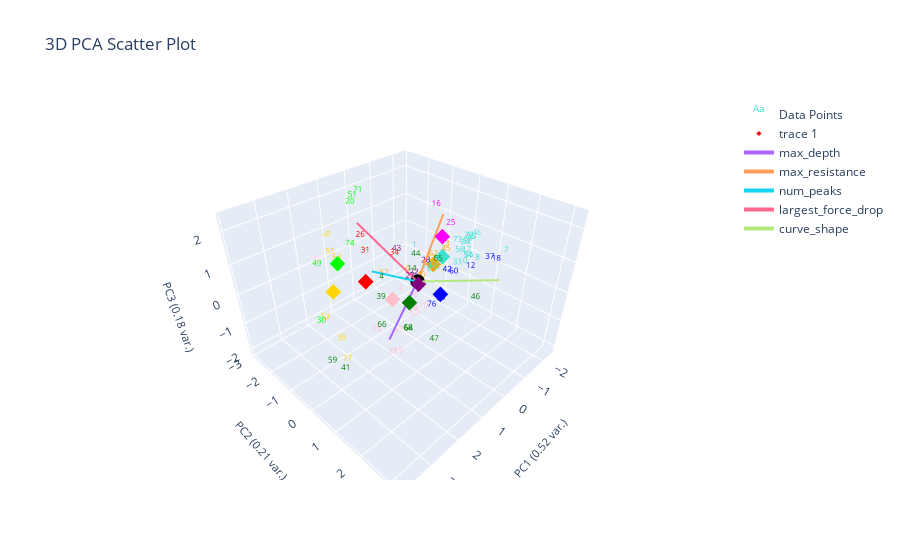

The notebook cell saved with this chart:
### Markdown cell above
# Plot Un-corrected Labeling

### Code cell
plotting.plot_clusters_seperately(pseudo_labeled_data[f'pseudo_{ylabel_name}_nums'],
                                  curve_data, ylabel_name, cluster_category_names=list(ylabel_to_cluster_num.keys()),
                                  pseudo_corrections=marions_labeled_data)
plotting.plot_clusters_seperately(pseudo_labeled_data[f'pseudo_{ylabel_name}_nums'],
                                  curve_data, ylabel_name, cluster_category_names=list(ylabel_to_cluster_num.keys()),)
plotting.plot_clusters_seperately(pseudo_labeled_data[f'pseudo_{ylabel_name}_nums'],
                                  curve_data, ylabel_name, cluster_category_names=list(ylabel_to_cluster_num.keys()),
                                  bold_idxs=marions_labeled_data.index)
plotting.plot_pca(pseudo_labeled_data, pseudo_labeled_data[f'pseudo_{ylabel_name}_nums'], graph_title="Clustering Un-corrected Pseudo Labeled Data", num_pc=3, ylabel_name=ylabel_name, centroids=label_centroids)

### Figure 1 — Plotly figure (JSON) as saved in the notebook; plotly's stock layout.template omitted (floating-point values rounded to 4 significant figures)
{"data": [{"mode": "text", "name": "Data Points", "text": ["0", "1", "2", "3", "4", "5", "6", "7", "8", "9", "10", "11", "12", "13", "14", "15", "16", "17", "18", "19", "20", "21", "22", "23", "24", "25", "26", "27", "28", "29", "30", "31", "32", "33", "34", "35", "36", "37", "38", "39", "40", "41", "42", "43", "44", "45", "46", "47", "48", "49", "50", "51", "52", "53", "54", "55", "56", "57", "58", "59", "60", "61", "62", "63", "64", "65", "66", "67", "68", "69", "70", "71", "72", "73", "74", "75", "76", "77"], "textfont": {"color": ["turquoise", "turquoise", "pink", "turquoise", "green", "turquoise", "orange", "turquoise", "turquoise", "purple", "pink", "turquoise", "blue", "orange", "green", "pink", "magenta", "turquoise", "blue", "pink", "lime", "turquoise", "purple", "turquoise", "turquoise", "magenta", "red", "purple", "purple", "pink", "lime", "red", "turquoise", "turquoise", "red", "gold", "turquoise", "blue", "blue", "green", "orange", "green", "blue", "purple", "green", "orange", "green", "green", "turquoise", "lime", "gold", "lime", "orange", "gold", "turquoise", "gold", "turquoise", "pink", "pink", "green", "blue", "turquoise", "orange", "gold", "green", "green", "green", "orange", "green", "pink", "pink", "lime", "turquoise", "turquoise", "lime", "turquoise", "blue", "gold"], "size": 8}, "type": "scatter3d", "x": [-1.233, -0.7734, 0.07805, -2.31, 1.74, -0.9559, -1.198, -1.772, -1.53, -0.377, -0.2349, -2.14, -1.183, -1.995, 1.275, -0.4026, -1.451, -1.868, -1.098, 1.182, 0.5963, -0.733, -0.2477, -0.7311, -2.154, -1.327, 1.137, 0.7081, -0.4433, 1.667, 3.803, 0.8954, -0.8618, -1.292, 1.048, 2.997, -1.333, -1.005, -0.1835, 1.956, -0.8069, 3.259, -0.8456, 0.3595, 0.821, -1.649, 1.623, 1.435, -2.382, 2.88, 1.057, 1.203, -1.495, 2.631, -1.809, 1.333, -1.647, 0.6285, -0.07713, 3.86, -0.9216, -2.277, -0.8036, 1.538, 1.173, 0.5964, 1.998, -1.648, 1.272, 0.0497, 1.761, 0.6385, -2.338, -1.506, 1.407, -2.339, -0.3077, 3.078], "y": [0.76, -0.8841, -0.5916, 0.2406, 0.3841, -0.04468, -1.581, 1.746, 0.9808, -0.2961, 0.07943, 0.08934, 1.013, -0.6487, 1.007, -0.5607, -0.6339, 0.3177, 1.881, 0.4197, -2.155, -0.1261, -0.3689, -0.2933, 0.02188, 0.05704, -1.111, 0.3863, -0.08345, 0.6776, 0.635, -1.25, -0.2137, 0.4356, 0.1492, 0.1906, 0.7971, 1.725, 0.7763, 0.5826, -0.5914, 0.5673, 0.4137, -0.4924, 0.6921, -0.3374, 3.168, 1.955, 0.2718, -0.7138, -2.862, -1.277, -0.8083, -1.019, 0.4353, -2.347, 0.2262, -0.1538, -0.1979, 0.9722, 0.6129, 0.03028, -2.33, -1.744, 0.8098, 1.252, 0.6327, -0.8315, 0.8733, -0.009247, 0.1418, -1.745, 0.03224, 0.2135, -1.243, 0.09649, 0.3427, 0.4513], "z": [0.1447, 0.1882, -0.8515, 0.3157, 0.8553, -0.3172, -1.241, 0.7051, 0.2263, -1.011, -1.374, 0.1486, 0.1139, -0.186, 1.179, -1.402, 1.429, 0.06011, 0.7898, -2.086, 1.684, -0.3097, -0.326, -0.3003, 0.07967, 1.106, 1.226, 0.3742, 0.1357, -1.584, 0.8045, 0.5526, -0.2811, -0.08133, 1.165, -0.5339, 0.3249, 0.8218, -0.6345, 0.4452, -0.8159, -1.153, -0.1366, 0.7128, 1.268, -0.0962, 1.656, -0.4241, 0.4341, 1.275, 0.5064, 2.373, -0.5564, -0.7745, -0.07607, 0.2222, 0.1148, -1.941, -1.534, -0.165, -0.1481, 0.1672, -1.576, 0.3845, -0.9581, 1.269, -0.4272, -0.5121, -0.8342, -1.533, -1.047, 2.188, 0.2638, 0.5153, 1.006, 0.2361, -1.197, -1.042]}, {"marker": {"color": ["red", "gold", "blue", "green", "purple", "pink", "turquoise", "orange", "lime", "magenta"], "size": 4, "symbol": "diamond"}, "mode": "markers", "type": "scatter3d", "x": [1.485, 2.027, -0.1369, 1.297, 0.1136, 0.6214, -1.143, -1.648, 2.2, -1.15], "y": [-0.5408, -1.335, 0.769, 0.9423, 0.1469, -0.4062, -0.05893, -0.8315, -0.7602, -0.1088], "z": [0.4503, -0.01373, -0.1305, 0.4208, 0.03707, -0.5276, 0.3254, -0.5121, 1.244, 0.9886]}, {"marker": {"color": "black", "size": 5}, "mode": "markers", "name": "Origin", "showlegend": false, "type": "scatter3d", "x": [0], "y": [0], "z": [0]}, {"line": {"width": 4}, "mode": "lines+text", "name": "max_depth", "textposition": "top center", "type": "scatter3d", "x": [0, 1.671], "y": [0, 0.5602], "z": [0, -0.8414]}, {"line": {"width": 4}, "mode": "lines+text", "name": "max_resistance", "textposition": "top center", "type": "scatter3d", "x": [0, -1.573], "y": [0, -0.4633], "z": [0, 1.441]}, {"line": {"width": 4}, "mode": "lines+text", "name": "num_peaks", "textposition": "top center", "type": "scatter3d", "x": [0, 1.54], "y": [0, -0.1927], "z": [0, 0.9662]}, {"line": {"width": 4}, "mode": "lines+text", "name": "largest_force_drop", "textposition": "top center", "type": "scatter3d", "x": [0, 1.165], "y": [0, -1.154], "z": [0, 1.885]}, {"line": {"width": 4}, "mode": "lines+text", "name": "curve_shape", "textposition": "top center", "type": "scatter3d", "x": [0, -0.008738], "y": [0, 2.665], "z": [0, 1.314]}], "layout": {"autosize": true, "scene": {"xaxis": {"title": {"font": {"size": 11}, "text": "PC1 (0.52 var.)"}}, "yaxis": {"title": {"font": {"size": 11}, "text": "PC2 (0.21 var.)"}}, "zaxis": {"title": {"font": {"size": 11}, "text": "PC3 (0.18 var.)"}}}, "title": {"text": "3D PCA Scatter Plot"}}}
